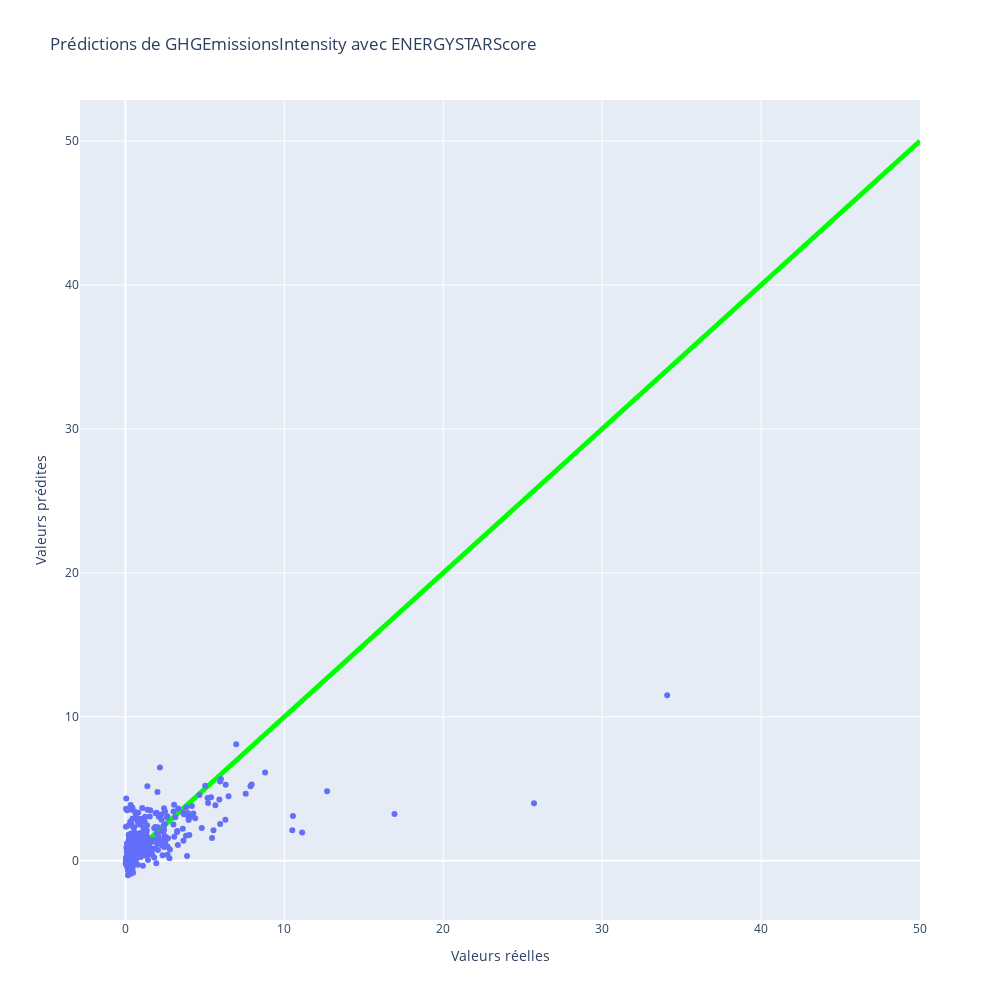

Notebook source saved alongside this figure:
### Code cell
X_ = df.drop(columns=["GHGEmissionsIntensity", "SiteEUIWN(kBtu/sf)"])

grid = joblib.load("working/best_siteeuiwn_with_energystarscore.pkl")
X_["predicted_euiwn"] = grid.predict(X_)

X = df.drop(columns=["GHGEmissionsIntensity", "SiteEUIWN(kBtu/sf)"])
X["predicted_euiwn"] = X_["predicted_euiwn"]
y = df[target]

X_train0, X_test0, y_train, y_test = train_test_split(X, y, test_size=0.2,random_state=42)

grid2 = joblib.load("working/best_ghg_model_linear_use_lat_lon_0_use_property_types_0_use_energy_star_score_1.pkl")
y_predict = grid2.predict(X_test0)

fig1 = px.line(x=[0,50], y=[0,50])
fig1.update_traces(line=dict(color = 'rgba(0,255,0,1)', width=5))

fig2 = px.scatter(x=y_test, y=y_predict)

fig = go.Figure(data=fig1.data + fig2.data)

fig.update_layout(
    width=1000,
    height=1000,
    title="Prédictions de GHGEmissionsIntensity avec ENERGYSTARScore",
    xaxis_title="Valeurs réelles",
    yaxis_title="Valeurs prédites"
)
fig.show()

### Figure 1 — Plotly figure (JSON) as saved in the notebook; plotly's stock layout.template omitted (floating-point values rounded to 4 significant figures; data arrays with more than 128 entries replaced by an {"elided": "..."} marker saying what was removed)
{"data": [{"hovertemplate": "x=%{x}<br>y=%{y}<extra></extra>", "legendgroup": "", "line": {"color": "rgba(0,255,0,1)", "dash": "solid", "width": 5}, "marker": {"symbol": "circle"}, "mode": "lines", "name": "", "orientation": "v", "showlegend": false, "type": "scatter", "x": [0, 50], "xaxis": "x", "y": [0, 50], "yaxis": "y"}, {"hovertemplate": "x=%{x}<br>y=%{y}<extra></extra>", "legendgroup": "", "marker": {"color": "#636efa", "symbol": "circle"}, "mode": "markers", "name": "", "orientation": "v", "showlegend": false, "type": "scatter", "x": {"elided": "327 float values"}, "xaxis": "x", "y": {"elided": "327 float values"}, "yaxis": "y"}], "layout": {"height": 1000, "title": {"text": "Prédictions de GHGEmissionsIntensity avec ENERGYSTARScore"}, "width": 1000, "xaxis": {"autorange": true, "range": [-2.859, 50], "title": {"text": "Valeurs réelles"}, "type": "linear"}, "yaxis": {"autorange": true, "range": [-4.115, 52.85], "title": {"text": "Valeurs prédites"}, "type": "linear"}}}
